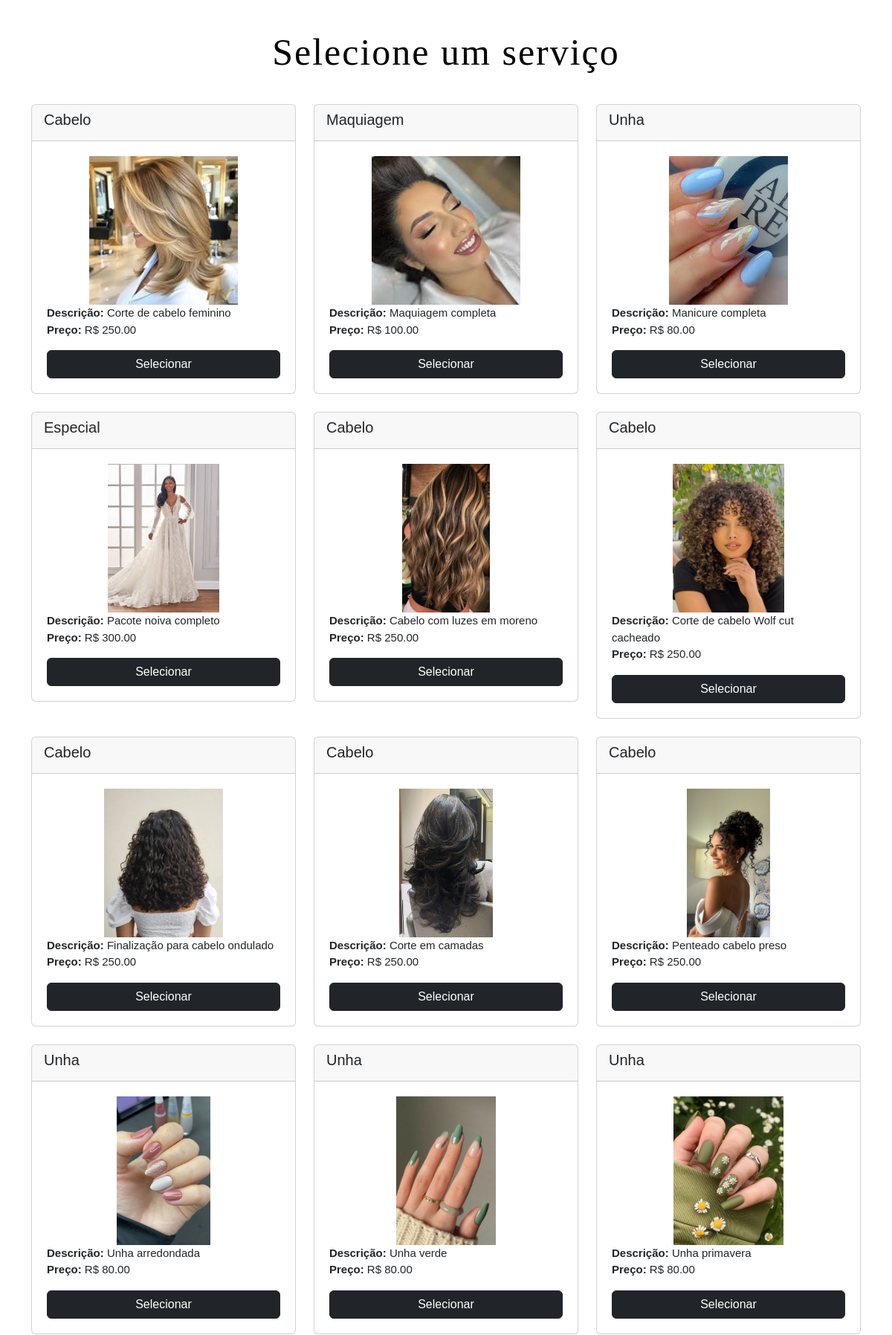
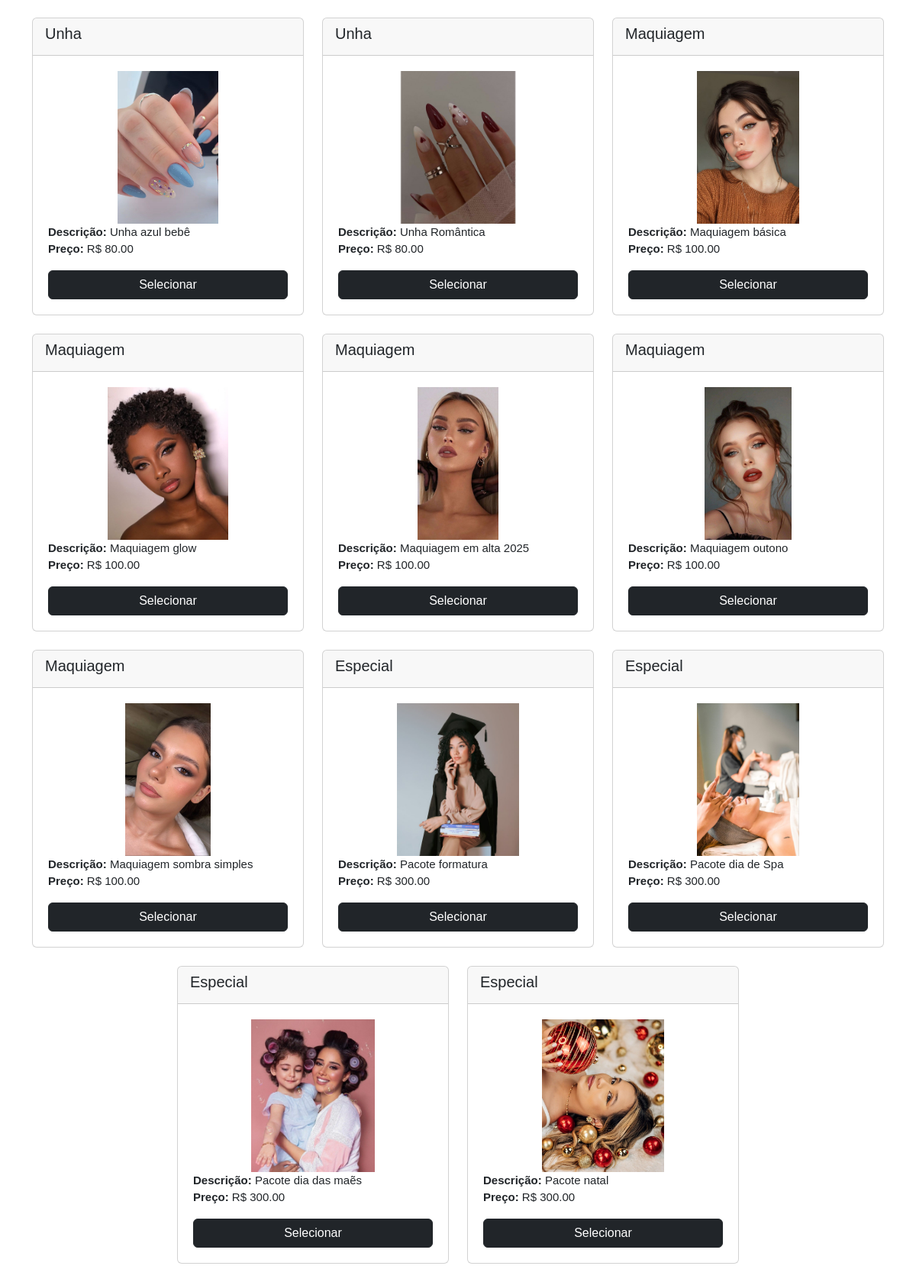
Screenshot of /formServico.php (signed in) with the database file from the repository (2 pictures, top to bottom).
### tables this page shows
CREATE TABLE IF NOT EXISTS `tb_servico` (
  `idservico` INT NOT NULL AUTO_INCREMENT,
  `preco_servico` DECIMAL(10,2) NOT NULL,
  `tipo_servico` VARCHAR(10) NOT NULL,
  `descricao_servico` VARCHAR(800) NOT NULL,
  `foto` VARCHAR(255) NOT NULL,
  PRIMARY KEY (`idservico`)
);

### codigo/funcoes.php (called while the page is built, shortened)
<?php
function listarServico($conexao, $tipo_servico = "") {
    if ($tipo_servico == "") {
        $sql = "SELECT * FROM tb_servico";
        $comando = mysqli_prepare($conexao, $sql);
    }
    else {
        $sql = "SELECT * FROM tb_servico WHERE tipo_servico = ?";
        $comando = mysqli_prepare($conexao, $sql);
        mysqli_stmt_bind_param($comando, 's', $tipo_servico);
    }
    mysqli_stmt_execute($comando);
    $resultados = mysqli_stmt_get_result($comando);
    $lista_servicos = [];
    while ($servico = mysqli_fetch_assoc($resultados)) {
        $lista_servicos[] = $servico;
    }
    return $lista_servicos;
};

### public/formServico.php (the view, shortened to what this page needs)
<!DOCTYPE html>
<html lang="en">
<head>
    <link href="https://cdn.jsdelivr.net/npm/bootstrap@5.3.8/dist/css/bootstrap.min.css" rel="stylesheet">
    <link rel="stylesheet" href="./css/style.css">
</head>
<body>
    <h1 class="selecionarS">Selecione um serviço</h1>
    <?php
    require_once "../codigo/conexao.php";
    require_once "../codigo/funcoes.php";
    $tipo_servico = $_GET['tipo_servico'];
    $servicos = listarServico($conexao, $tipo_servico);
    if ($servicos && count($servicos) > 0) {
        echo '<div class="container mt-4">';
        echo '<div class="row justify-content-center">';
        foreach ($servicos as $servico) {
            echo '
        <div class="col-md-4 mb-4">
            <div class="card">
                <div class="card-header">
                    <h5 class="card-title">' . $servico["tipo_servico"] . '</h5>
                </div>
                <div class="card-body">
                <img class="imgservico" src="./fotos_servico/' . $servico["foto"] . '" alt="Imagem do serviço"
                 class="img-fluid rounded mb-3" style="max-height:200px; object-fit:cover;">
                   <p class="card-text">
                        <strong>Descrição:</strong> ' . $servico["descricao_servico"] . '<br>
                        <strong>Preço:</strong> R$ ' . $servico["preco_servico"] . '
                    </p>
                    <a href="formAgendamento.php?id_servico=' . $servico["idservico"] . '" class="btn btn-dark w-100">
                        Selecionar
                    </a>
                </div>
            </div>
        </div>';
        }
        echo '</div>';
        echo '</div>';
    } else {
        echo "<p style='text-align:center;'>Nenhum serviço encontrado.</p>";
    }
    ?>
</body>
</html>

### public/css/style.css (style rules this page uses)
* { margin: 0; padding: 0; box-sizing: border-box; font-family: Arial, sans-serif; }
.card-body { padding: 20px; font-size: 15px; line-height: 1.5; }
.selecionarS { text-align: center; font-family: lamoric; color: #000000; font-size: 50px; cursor: default; margin-top: 40px; margin-bottom: 40px; letter-spacing: 2px; }
.imgservico { margin: auto; align-items: center; display: flex; }

### rows the page displays
tb_servico: tipo_servico "Cabelo", foto (picture), descricao_servico "Corte de cabelo feminino", preco_servico "250.00"
tb_servico: tipo_servico "Maquiagem", foto (picture), descricao_servico "Maquiagem completa", preco_servico "100.00"
tb_servico: tipo_servico "Unha", foto (picture), descricao_servico "Manicure completa", preco_servico "80.00"
tb_servico: tipo_servico "Especial", foto (picture), descricao_servico "Pacote noiva completo", preco_servico "300.00"
tb_servico: tipo_servico "Cabelo", foto (picture), descricao_servico "Cabelo com luzes em moreno", preco_servico "250.00"
tb_servico: tipo_servico "Cabelo", foto (picture), descricao_servico "Corte de cabelo Wolf cut cacheado", preco_servico "250.00"
tb_servico: tipo_servico "Cabelo", foto (picture), descricao_servico "Finalização para cabelo ondulado", preco_servico "250.00"
tb_servico: tipo_servico "Cabelo", foto (picture), descricao_servico "Corte em camadas", preco_servico "250.00"
tb_servico: tipo_servico "Cabelo", foto (picture), descricao_servico "Penteado cabelo preso", preco_servico "250.00"
tb_servico: tipo_servico "Unha", foto (picture), descricao_servico "Unha arredondada", preco_servico "80.00"
tb_servico: tipo_servico "Unha", foto (picture), descricao_servico "Unha verde", preco_servico "80.00"
tb_servico: tipo_servico "Unha", foto (picture), descricao_servico "Unha primavera", preco_servico "80.00"
tb_servico: tipo_servico "Unha", foto (picture), descricao_servico "Unha azul bebê", preco_servico "80.00"
tb_servico: tipo_servico "Unha", foto (picture), descricao_servico "Unha Romântica", preco_servico "80.00"
tb_servico: tipo_servico "Maquiagem", foto (picture), descricao_servico "Maquiagem básica", preco_servico "100.00"
tb_servico: tipo_servico "Maquiagem", foto (picture), descricao_servico "Maquiagem glow", preco_servico "100.00"
tb_servico: tipo_servico "Maquiagem", foto (picture), descricao_servico "Maquiagem em alta 2025", preco_servico "100.00"
tb_servico: tipo_servico "Maquiagem", foto (picture), descricao_servico "Maquiagem outono", preco_servico "100.00"
tb_servico: tipo_servico "Maquiagem", foto (picture), descricao_servico "Maquiagem sombra simples", preco_servico "100.00"
tb_servico: tipo_servico "Especial", foto (picture), descricao_servico "Pacote formatura", preco_servico "300.00"
tb_servico: tipo_servico "Especial", foto (picture), descricao_servico "Pacote dia de Spa", preco_servico "300.00"
tb_servico: tipo_servico "Especial", foto (picture), descricao_servico "Pacote dia das maẽs", preco_servico "300.00"
tb_servico: tipo_servico "Especial", foto (picture), descricao_servico "Pacote natal", preco_servico "300.00"
